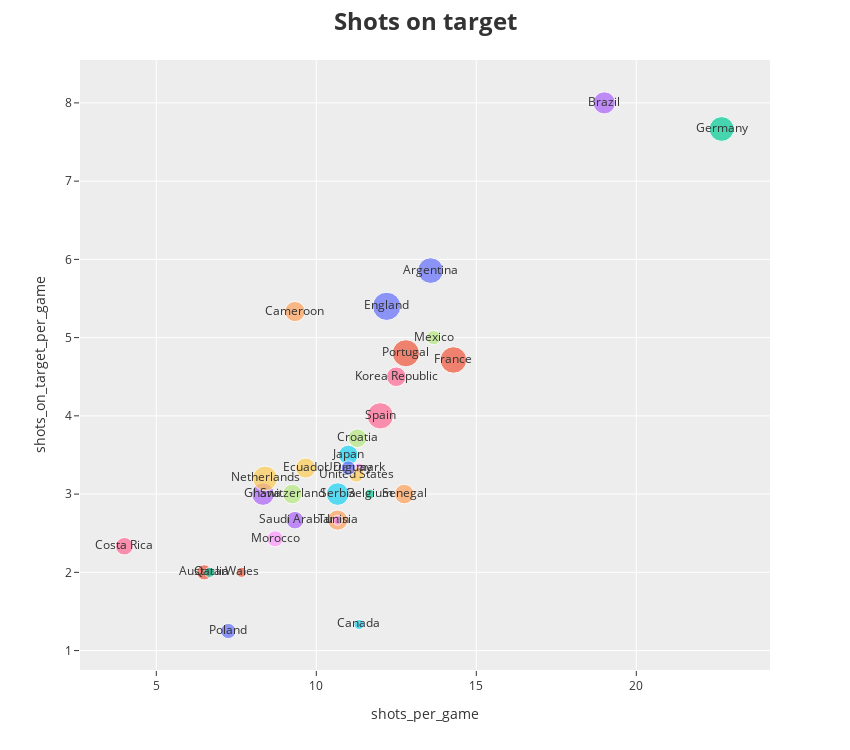
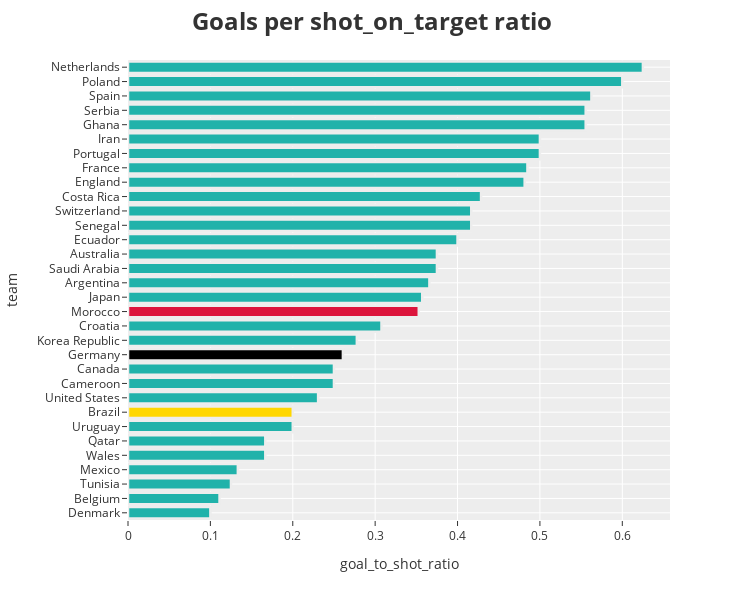

The notebook cell these images were saved under, in order:
### Markdown cell above
`4. Shots on Target`

### Code cell
team['shots_per_game'] = team['shots']/team['games']
team['shots_on_target_per_game'] = team['shots_on_target']/team['games']
team['npxg_per_game'] = team['npxg']/team['games']

fig = px.scatter(team,
                x='shots_per_game',
                y='shots_on_target_per_game',
                color='team',
                size='goal_per_game',
                width=850,
                height=750,
                text=team['team'],
                )

fig.update_layout(showlegend=False, title='<b> Shots on target <b>', template='ggplot2', titlefont={'size':24})
fig.show()


# goals to shors ratio

team['goal_to_shot_ratio'] = team['goal_per_game']/team['shots_on_target_per_game']

fig = px.bar(team.sort_values('goal_to_shot_ratio', ascending = True), 
            y="team", x='goal_to_shot_ratio',color=None,
            width=750, 
            height=600,
            )
fig.update_layout(
            template='ggplot2',
            title="<b> Goals per shot_on_target ratio  <b>",
            titlefont={'size':24},
)

colors = ['lightseagreen',] * 32 
colors[14] = 'crimson'
colors[11] = 'black' 
colors[7] = 'gold'

fig.update_traces(marker_color=colors, marker_line_color=None,
                marker_line_width=2.5, opacity=None)
fig.show()

### Figure 1 — Plotly figure (JSON) as saved in the notebook; plotly's stock layout.template omitted (floating-point values rounded to 4 significant figures)
{"data": [{"hovertemplate": "team=%{text}<br>shots_per_game=%{x}<br>shots_on_target_per_game=%{y}<br>goal_per_game=%{marker.size}<extra></extra>", "legendgroup": "Argentina", "marker": {"color": "#636efa", "size": [2.143], "sizemode": "area", "sizeref": 0.0065, "symbol": "circle"}, "mode": "markers+text", "name": "Argentina", "orientation": "v", "showlegend": true, "text": ["Argentina"], "type": "scatter", "x": [13.57], "xaxis": "x", "y": [5.857], "yaxis": "y"}, {"hovertemplate": "team=%{text}<br>shots_per_game=%{x}<br>shots_on_target_per_game=%{y}<br>goal_per_game=%{marker.size}<extra></extra>", "legendgroup": "Australia", "marker": {"color": "#EF553B", "size": [0.75], "sizemode": "area", "sizeref": 0.0065, "symbol": "circle"}, "mode": "markers+text", "name": "Australia", "orientation": "v", "showlegend": true, "text": ["Australia"], "type": "scatter", "x": [6.5], "xaxis": "x", "y": [2], "yaxis": "y"}, {"hovertemplate": "team=%{text}<br>shots_per_game=%{x}<br>shots_on_target_per_game=%{y}<br>goal_per_game=%{marker.size}<extra></extra>", "legendgroup": "Belgium", "marker": {"color": "#00cc96", "size": [0.3333], "sizemode": "area", "sizeref": 0.0065, "symbol": "circle"}, "mode": "markers+text", "name": "Belgium", "orientation": "v", "showlegend": true, "text": ["Belgium"], "type": "scatter", "x": [11.67], "xaxis": "x", "y": [3], "yaxis": "y"}, {"hovertemplate": "team=%{text}<br>shots_per_game=%{x}<br>shots_on_target_per_game=%{y}<br>goal_per_game=%{marker.size}<extra></extra>", "legendgroup": "Brazil", "marker": {"color": "#ab63fa", "size": [1.6], "sizemode": "area", "sizeref": 0.0065, "symbol": "circle"}, "mode": "markers+text", "name": "Brazil", "orientation": "v", "showlegend": true, "text": ["Brazil"], "type": "scatter", "x": [19], "xaxis": "x", "y": [8], "yaxis": "y"}, {"hovertemplate": "team=%{text}<br>shots_per_game=%{x}<br>shots_on_target_per_game=%{y}<br>goal_per_game=%{marker.size}<extra></extra>", "legendgroup": "Cameroon", "marker": {"color": "#FFA15A", "size": [1.333], "sizemode": "area", "sizeref": 0.0065, "symbol": "circle"}, "mode": "markers+text", "name": "Cameroon", "orientation": "v", "showlegend": true, "text": ["Cameroon"], "type": "scatter", "x": [9.333], "xaxis": "x", "y": [5.333], "yaxis": "y"}, {"hovertemplate": "team=%{text}<br>shots_per_game=%{x}<br>shots_on_target_per_game=%{y}<br>goal_per_game=%{marker.size}<extra></extra>", "legendgroup": "Canada", "marker": {"color": "#19d3f3", "size": [0.3333], "sizemode": "area", "sizeref": 0.0065, "symbol": "circle"}, "mode": "markers+text", "name": "Canada", "orientation": "v", "showlegend": true, "text": ["Canada"], "type": "scatter", "x": [11.33], "xaxis": "x", "y": [1.333], "yaxis": "y"}, {"hovertemplate": "team=%{text}<br>shots_per_game=%{x}<br>shots_on_target_per_game=%{y}<br>goal_per_game=%{marker.size}<extra></extra>", "legendgroup": "Costa Rica", "marker": {"color": "#FF6692", "size": [1], "sizemode": "area", "sizeref": 0.0065, "symbol": "circle"}, "mode": "markers+text", "name": "Costa Rica", "orientation": "v", "showlegend": true, "text": ["Costa Rica"], "type": "scatter", "x": [4], "xaxis": "x", "y": [2.333], "yaxis": "y"}, {"hovertemplate": "team=%{text}<br>shots_per_game=%{x}<br>shots_on_target_per_game=%{y}<br>goal_per_game=%{marker.size}<extra></extra>", "legendgroup": "Croatia", "marker": {"color": "#B6E880", "size": [1.143], "sizemode": "area", "sizeref": 0.0065, "symbol": "circle"}, "mode": "markers+text", "name": "Croatia", "orientation": "v", "showlegend": true, "text": ["Croatia"], "type": "scatter", "x": [11.29], "xaxis": "x", "y": [3.714], "yaxis": "y"}, {"hovertemplate": "team=%{text}<br>shots_per_game=%{x}<br>shots_on_target_per_game=%{y}<br>goal_per_game=%{marker.size}<extra></extra>", "legendgroup": "Denmark", "marker": {"color": "#FF97FF", "size": [0.3333], "sizemode": "area", "sizeref": 0.0065, "symbol": "circle"}, "mode": "markers+text", "name": "Denmark", "orientation": "v", "showlegend": true, "text": ["Denmark"], "type": "scatter", "x": [11.33], "xaxis": "x", "y": [3.333], "yaxis": "y"}, {"hovertemplate": "team=%{text}<br>shots_per_game=%{x}<br>shots_on_target_per_game=%{y}<br>goal_per_game=%{marker.size}<extra></extra>", "legendgroup": "Ecuador", "marker": {"color": "#FECB52", "size": [1.333], "sizemode": "area", "sizeref": 0.0065, "symbol": "circle"}, "mode": "markers+text", "name": "Ecuador", "orientation": "v", "showlegend": true, "text": ["Ecuador"], "type": "scatter", "x": [9.667], "xaxis": "x", "y": [3.333], "yaxis": "y"}, {"hovertemplate": "team=%{text}<br>shots_per_game=%{x}<br>shots_on_target_per_game=%{y}<br>goal_per_game=%{marker.size}<extra></extra>", "legendgroup": "England", "marker": {"color": "#636efa", "size": [2.6], "sizemode": "area", "sizeref": 0.0065, "symbol": "circle"}, "mode": "markers+text", "name": "England", "orientation": "v", "showlegend": true, "text": ["England"], "type": "scatter", "x": [12.2], "xaxis": "x", "y": [5.4], "yaxis": "y"}, {"hovertemplate": "team=%{text}<br>shots_per_game=%{x}<br>shots_on_target_per_game=%{y}<br>goal_per_game=%{marker.size}<extra></extra>", "legendgroup": "France", "marker": {"color": "#EF553B", "size": [2.286], "sizemode": "area", "sizeref": 0.0065, "symbol": "circle"}, "mode": "markers+text", "name": "France", "orientation": "v", "showlegend": true, "text": ["France"], "type": "scatter", "x": [14.29], "xaxis": "x", "y": [4.714], "yaxis": "y"}, {"hovertemplate": "team=%{text}<br>shots_per_game=%{x}<br>shots_on_target_per_game=%{y}<br>goal_per_game=%{marker.size}<extra></extra>", "legendgroup": "Germany", "marker": {"color": "#00cc96", "size": [2], "sizemode": "area", "sizeref": 0.0065, "symbol": "circle"}, "mode": "markers+text", "name": "Germany", "orientation": "v", "showlegend": true, "text": ["Germany"], "type": "scatter", "x": [22.67], "xaxis": "x", "y": [7.667], "yaxis": "y"}, {"hovertemplate": "team=%{text}<br>shots_per_game=%{x}<br>shots_on_target_per_game=%{y}<br>goal_per_game=%{marker.size}<extra></extra>", "legendgroup": "Ghana", "marker": {"color": "#ab63fa", "size": [1.667], "sizemode": "area", "sizeref": 0.0065, "symbol": "circle"}, "mode": "markers+text", "name": "Ghana", "orientation": "v", "showlegend": true, "text": ["Ghana"], "type": "scatter", "x": [8.333], "xaxis": "x", "y": [3], "yaxis": "y"}, {"hovertemplate": "team=%{text}<br>shots_per_game=%{x}<br>shots_on_target_per_game=%{y}<br>goal_per_game=%{marker.size}<extra></extra>", "legendgroup": "Iran", "marker": {"color": "#FFA15A", "size": [1.333], "sizemode": "area", "sizeref": 0.0065, "symbol": "circle"}, "mode": "markers+text", "name": "Iran", "orientation": "v", "showlegend": true, "text": ["Iran"], "type": "scatter", "x": [10.67], "xaxis": "x", "y": [2.667], "yaxis": "y"}, {"hovertemplate": "team=%{text}<br>shots_per_game=%{x}<br>shots_on_target_per_game=%{y}<br>goal_per_game=%{marker.size}<extra></extra>", "legendgroup": "Japan", "marker": {"color": "#19d3f3", "size": [1.25], "sizemode": "area", "sizeref": 0.0065, "symbol": "circle"}, "mode": "markers+text", "name": "Japan", "orientation": "v", "showlegend": true, "text": ["Japan"], "type": "scatter", "x": [11], "xaxis": "x", "y": [3.5], "yaxis": "y"}, {"hovertemplate": "team=%{text}<br>shots_per_game=%{x}<br>shots_on_target_per_game=%{y}<br>goal_per_game=%{marker.size}<extra></extra>", "legendgroup": "Korea Republic", "marker": {"color": "#FF6692", "size": [1.25], "sizemode": "area", "sizeref": 0.0065, "symbol": "circle"}, "mode": "markers+text", "name": "Korea Republic", "orientation": "v", "showlegend": true, "text": ["Korea Republic"], "type": "scatter", "x": [12.5], "xaxis": "x", "y": [4.5], "yaxis": "y"}, {"hovertemplate": "team=%{text}<br>shots_per_game=%{x}<br>shots_on_target_per_game=%{y}<br>goal_per_game=%{marker.size}<extra></extra>", "legendgroup": "Mexico", "marker": {"color": "#B6E880", "size": [0.6667], "sizemode": "area", "sizeref": 0.0065, "symbol": "circle"}, "mode": "markers+text", "name": "Mexico", "orientation": "v", "showlegend": true, "text": ["Mexico"], "type": "scatter", "x": [13.67], "xaxis": "x", "y": [5], "yaxis": "y"}, {"hovertemplate": "team=%{text}<br>shots_per_game=%{x}<br>shots_on_target_per_game=%{y}<br>goal_per_game=%{marker.size}<extra></extra>", "legendgroup": "Morocco", "marker": {"color": "#FF97FF", "size": [0.8571], "sizemode": "area", "sizeref": 0.0065, "symbol": "circle"}, "mode": "markers+text", "name": "Morocco", "orientation": "v", "showlegend": true, "text": ["Morocco"], "type": "scatter", "x": [8.714], "xaxis": "x", "y": [2.429], "yaxis": "y"}, {"hovertemplate": "team=%{text}<br>shots_per_game=%{x}<br>shots_on_target_per_game=%{y}<br>goal_per_game=%{marker.size}<extra></extra>", "legendgroup": "Netherlands", "marker": {"color": "#FECB52", "size": [2], "sizemode": "area", "sizeref": 0.0065, "symbol": "circle"}, "mode": "markers+text", "name": "Netherlands", "orientation": "v", "showlegend": true, "text": ["Netherlands"], "type": "scatter", "x": [8.4], "xaxis": "x", "y": [3.2], "yaxis": "y"}, {"hovertemplate": "team=%{text}<br>shots_per_game=%{x}<br>shots_on_target_per_game=%{y}<br>goal_per_game=%{marker.size}<extra></extra>", "legendgroup": "Poland", "marker": {"color": "#636efa", "size": [0.75], "sizemode": "area", "sizeref": 0.0065, "symbol": "circle"}, "mode": "markers+text", "name": "Poland", "orientation": "v", "showlegend": true, "text": ["Poland"], "type": "scatter", "x": [7.25], "xaxis": "x", "y": [1.25], "yaxis": "y"}, {"hovertemplate": "team=%{text}<br>shots_per_game=%{x}<br>shots_on_target_per_game=%{y}<br>goal_per_game=%{marker.size}<extra></extra>", "legendgroup": "Portugal", "marker": {"color": "#EF553B", "size": [2.4], "sizemode": "area", "sizeref": 0.0065, "symbol": "circle"}, "mode": "markers+text", "name": "Portugal", "orientation": "v", "showlegend": true, "text": ["Portugal"], "type": "scatter", "x": [12.8], "xaxis": "x", "y": [4.8], "yaxis": "y"}, {"hovertemplate": "team=%{text}<br>shots_per_game=%{x}<br>shots_on_target_per_game=%{y}<br>goal_per_game=%{marker.size}<extra></extra>", "legendgroup": "Qatar", "marker": {"color": "#00cc96", "size": [0.3333], "sizemode": "area", "sizeref": 0.0065, "symbol": "circle"}, "mode": "markers+text", "name": "Qatar", "orientation": "v", "showlegend": true, "text": ["Qatar"], "type": "scatter", "x": [6.667], "xaxis": "x", "y": [2], "yaxis": "y"}, {"hovertemplate": "team=%{text}<br>shots_per_game=%{x}<br>shots_on_target_per_game=%{y}<br>goal_per_game=%{marker.size}<extra></extra>", "legendgroup": "Saudi Arabia", "marker": {"color": "#ab63fa", "size": [1], "sizemode": "area", "sizeref": 0.0065, "symbol": "circle"}, "mode": "markers+text", "name": "Saudi Arabia", "orientation": "v", "showlegend": true, "text": ["Saudi Arabia"], "type": "scatter", "x": [9.333], "xaxis": "x", "y": [2.667], "yaxis": "y"}, {"hovertemplate": "team=%{text}<br>shots_per_game=%{x}<br>shots_on_target_per_game=%{y}<br>goal_per_game=%{marker.size}<extra></extra>", "legendgroup": "Senegal", "marker": {"color": "#FFA15A", "size": [1.25], "sizemode": "area", "sizeref": 0.0065, "symbol": "circle"}, "mode": "markers+text", "name": "Senegal", "orientation": "v", "showlegend": true, "text": ["Senegal"], "type": "scatter", "x": [12.75], "xaxis": "x", "y": [3], "yaxis": "y"}, {"hovertemplate": "team=%{text}<br>shots_per_game=%{x}<br>shots_on_target_per_game=%{y}<br>goal_per_game=%{marker.size}<extra></extra>", "legendgroup": "Serbia", "marker": {"color": "#19d3f3", "size": [1.667], "sizemode": "area", "sizeref": 0.0065, "symbol": "circle"}, "mode": "markers+text", "name": "Serbia", "orientation": "v", "showlegend": true, "text": ["Serbia"], "type": "scatter", "x": [10.67], "xaxis": "x", "y": [3], "yaxis": "y"}, {"hovertemplate": "team=%{text}<br>shots_per_game=%{x}<br>shots_on_target_per_game=%{y}<br>goal_per_game=%{marker.size}<extra></extra>", "legendgroup": "Spain", "marker": {"color": "#FF6692", "size": [2.25], "sizemode": "area", "sizeref": 0.0065, "symbol": "circle"}, "mode": "markers+text", "name": "Spain", "orientation": "v", "showlegend": true, "text": ["Spain"], "type": "scatter", "x": [12], "xaxis": "x", "y": [4], "yaxis": "y"}, {"hovertemplate": "team=%{text}<br>shots_per_game=%{x}<br>shots_on_target_per_game=%{y}<br>goal_per_game=%{marker.size}<extra></extra>", "legendgroup": "Switzerland", "marker": {"color": "#B6E880", "size": [1.25], "sizemode": "area", "sizeref": 0.0065, "symbol": "circle"}, "mode": "markers+text", "name": "Switzerland", "orientation": "v", "showlegend": true, "text": ["Switzerland"], "type": "scatter", "x": [9.25], "xaxis": "x", "y": [3], "yaxis": "y"}, {"hovertemplate": "team=%{text}<br>shots_per_game=%{x}<br>shots_on_target_per_game=%{y}<br>goal_per_game=%{marker.size}<extra></extra>", "legendgroup": "Tunisia", "marker": {"color": "#FF97FF", "size": [0.3333], "sizemode": "area", "sizeref": 0.0065, "symbol": "circle"}, "mode": "markers+text", "name": "Tunisia", "orientation": "v", "showlegend": true, "text": ["Tunisia"], "type": "scatter", "x": [10.67], "xaxis": "x", "y": [2.667], "yaxis": "y"}, {"hovertemplate": "team=%{text}<br>shots_per_game=%{x}<br>shots_on_target_per_game=%{y}<br>goal_per_game=%{marker.size}<extra></extra>", "legendgroup": "United States", "marker": {"color": "#FECB52", "size": [0.75], "sizemode": "area", "sizeref": 0.0065, "symbol": "circle"}, "mode": "markers+text", "name": "United States", "orientation": "v", "showlegend": true, "text": ["United States"], "type": "scatter", "x": [11.25], "xaxis": "x", "y": [3.25], "yaxis": "y"}, {"hovertemplate": "team=%{text}<br>shots_per_game=%{x}<br>shots_on_target_per_game=%{y}<br>goal_per_game=%{marker.size}<extra></extra>", "legendgroup": "Uruguay", "marker": {"color": "#636efa", "size": [0.6667], "sizemode": "area", "sizeref": 0.0065, "symbol": "circle"}, "mode": "markers+text", "name": "Uruguay", "orientation": "v", "showlegend": true, "text": ["Uruguay"], "type": "scatter", "x": [11], "xaxis": "x", "y": [3.333], "yaxis": "y"}, {"hovertemplate": "team=%{text}<br>shots_per_game=%{x}<br>shots_on_target_per_game=%{y}<br>goal_per_game=%{marker.size}<extra></extra>", "legendgroup": "Wales", "marker": {"color": "#EF553B", "size": [0.3333], "sizemode": "area", "sizeref": 0.0065, "symbol": "circle"}, "mode": "markers+text", "name": "Wales", "orientation": "v", "showlegend": true, "text": ["Wales"], "type": "scatter", "x": [7.667], "xaxis": "x", "y": [2], "yaxis": "y"}], "layout": {"height": 750, "legend": {"itemsizing": "constant", "title": {"text": "team"}, "tracegroupgap": 0}, "margin": {"t": 60}, "showlegend": false, "title": {"font": {"size": 24}, "text": "<b> Shots on target <b>"}, "width": 850, "xaxis": {"anchor": "y", "domain": [0, 1], "title": {"text": "shots_per_game"}}, "yaxis": {"anchor": "x", "domain": [0, 1], "title": {"text": "shots_on_target_per_game"}}}}

### Figure 2 — Plotly figure (JSON) as saved in the notebook; plotly's stock layout.template omitted (floating-point values rounded to 4 significant figures)
{"data": [{"alignmentgroup": "True", "hovertemplate": "goal_to_shot_ratio=%{x}<br>team=%{y}<extra></extra>", "legendgroup": "", "marker": {"color": ["lightseagreen", "lightseagreen", "lightseagreen", "lightseagreen", "lightseagreen", "lightseagreen", "lightseagreen", "gold", "lightseagreen", "lightseagreen", "lightseagreen", "black", "lightseagreen", "lightseagreen", "crimson", "lightseagreen", "lightseagreen", "lightseagreen", "lightseagreen", "lightseagreen", "lightseagreen", "lightseagreen", "lightseagreen", "lightseagreen", "lightseagreen", "lightseagreen", "lightseagreen", "lightseagreen", "lightseagreen", "lightseagreen", "lightseagreen", "lightseagreen"], "line": {"width": 2.5}, "pattern": {"shape": ""}}, "name": "", "offsetgroup": "", "orientation": "h", "showlegend": false, "textposition": "auto", "type": "bar", "x": [0.1, 0.1111, 0.125, 0.1333, 0.1667, 0.1667, 0.2, 0.2, 0.2308, 0.25, 0.25, 0.2609, 0.2778, 0.3077, 0.3529, 0.3571, 0.3659, 0.375, 0.375, 0.4, 0.4167, 0.4167, 0.4286, 0.4815, 0.4848, 0.5, 0.5, 0.5556, 0.5556, 0.5625, 0.6, 0.625], "xaxis": "x", "y": ["Denmark", "Belgium", "Tunisia", "Mexico", "Wales", "Qatar", "Uruguay", "Brazil", "United States", "Cameroon", "Canada", "Germany", "Korea Republic", "Croatia", "Morocco", "Japan", "Argentina", "Saudi Arabia", "Australia", "Ecuador", "Senegal", "Switzerland", "Costa Rica", "England", "France", "Portugal", "Iran", "Ghana", "Serbia", "Spain", "Poland", "Netherlands"], "yaxis": "y"}], "layout": {"barmode": "relative", "height": 600, "legend": {"tracegroupgap": 0}, "margin": {"t": 60}, "title": {"font": {"size": 24}, "text": "<b> Goals per shot_on_target ratio  <b>"}, "width": 750, "xaxis": {"anchor": "y", "domain": [0, 1], "title": {"text": "goal_to_shot_ratio"}}, "yaxis": {"anchor": "x", "domain": [0, 1], "title": {"text": "team"}}}}
